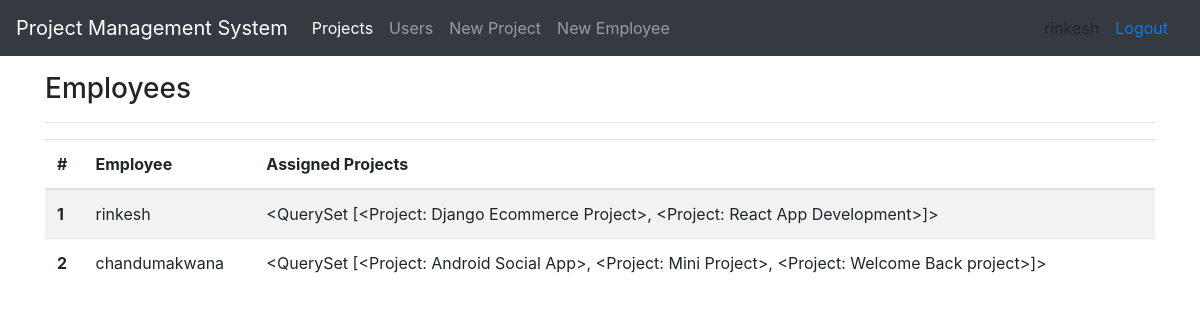
/users/ (signed in), run on the app's committed database.
### users/models.py (models this page shows)
class UserProfile(models.Model):
    user = models.ForeignKey(User, on_delete=models.CASCADE)
    project = models.ManyToManyField(Project, blank=True)
    def __str__(self):
        return f'{self.user}'

### projects/models.py (models this page shows)
class Project(models.Model):
    project_name = models.CharField(max_length=200)
    description = models.TextField(blank=True)
    start_date = models.DateField(auto_now_add=True)
    end_date = models.DateField()
    status = models.CharField(max_length=4, choices=status, default=1)
    assign = models.ForeignKey(User, on_delete=models.CASCADE)
    class Meta:
        ordering = ['project_name']
    def __str__(self):
        return self.project_name

### users/views.py (the view)
# urls.py: path('', usersView, name='users'),
def usersView(request):
    users = UserProfile.objects.all()
    projects = Project.objects.all()
    context = {
        'users': users,
        'projects': projects,
    }
    return render(request, 'users/users.html', context)

### users/templates/users/users.html
{% extends 'users/base.html' %}
{% block content %}
  <div class="container">
    <h3 class="mt-3">Employees</h3><hr>
    <table class="table table-striped">
  <thead>
    <tr>
      <th scope="col">#</th>
      <th scope="col">Employee</th>
      <th scope="col">Assigned Projects</th>
    </tr>
  </thead>
  <tbody>
    {% for user in users %}
    <tr>
      <th scope="row">{{ forloop.counter }}</th>
      <td>{{ user }}</td>
      <td>{{ user.project.all }}</td>
    </tr>
    {% endfor %}
  </tbody>
</table>
    </div>
{% endblock content %}

### projects/templates/projects/header.html (shortened to what this page needs)
<nav class="navbar navbar-expand-lg navbar-dark bg-dark">
  <a class="navbar-brand" href="#">Project Management System</a>
  <div class="collapse navbar-collapse" id="navbarSupportedContent">
    <ul class="navbar-nav mr-auto">
      <li class="nav-item active">
        <a class="nav-link" href="{% url 'projects-list' %}">Projects <span class="sr-only">(current)</span></a>
      </li>
      <li class="nav-item">
        <a class="nav-link" href="{% url 'users' %}">Users</a>
      </li>
      <li class="nav-item">
        <a class="nav-link" href="{% url 'new-project' %}">New Project</a>
      </li>
      <li class="nav-item">
        <a class="nav-link" href="{% url 'new-user' %}">New Employee</a>
      </li>
    </ul>
    {% if user.is_authenticated %}
    <span class="nav-item my-2">{{ user.username }}</span>
    <a class="nav-link" href="{% url 'logout' %}" >Logout</a>
    {% else %}
    <a class="nav-link" href="{% url 'login' %}" >Login</a>
    <a class="nav-link" href="{% url 'new-user' %}" >Register</a>
    {% endif %}
  </div>
</nav>

### data on the page
UserProfile: user.username "rinkesh", project.all "<QuerySet [<Project: Django Ecommerce Project>, <Project: React App Development>]>"
UserProfile: user.username "chandumakwana", project.all "<QuerySet [<Project: Android Social App>, <Project: Mini Project>, <Project: Welcome Back project>]>"

### other printed values
{{ user.username }} "rinkesh"
